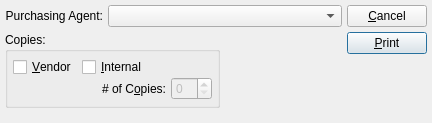
<?xml version="1.0" encoding="UTF-8"?>
<ui version="4.0">
 <comment>This file is part of the xTuple ERP: PostBooks Edition, a free and
open source Enterprise Resource Planning software suite,
Copyright (c) 1999-2019 by OpenMFG LLC, d/b/a xTuple.
It is licensed to you under the Common Public Attribution License
version 1.0, the full text of which (including xTuple-specific Exhibits)
is available at www.xtuple.com/CPAL.  By using this software, you agree
to be bound by its terms.</comment>
 <class>printPurchaseOrdersByAgent</class>
 <widget class="QDialog" name="printPurchaseOrdersByAgent">
  <property name="geometry">
   <rect>
    <x>0</x>
    <y>0</y>
    <width>432</width>
    <height>123</height>
   </rect>
  </property>
  <property name="windowTitle">
   <string>Print Purchase Orders by Purchasing Agent</string>
  </property>
  <layout class="QVBoxLayout">
   <property name="spacing">
    <number>0</number>
   </property>
   <property name="margin">
    <number>5</number>
   </property>
   <item>
    <layout class="QHBoxLayout">
     <property name="spacing">
      <number>5</number>
     </property>
     <property name="margin">
      <number>0</number>
     </property>
     <item>
      <layout class="QVBoxLayout">
       <property name="spacing">
        <number>5</number>
       </property>
       <property name="margin">
        <number>0</number>
       </property>
       <item>
        <layout class="QHBoxLayout">
         <property name="spacing">
          <number>5</number>
         </property>
         <property name="margin">
          <number>0</number>
         </property>
         <item>
          <widget class="QLabel" name="_purchasingAgentLit">
           <property name="text">
            <string>Purchasing Agent:</string>
           </property>
           <property name="alignment">
            <set>Qt::AlignRight|Qt::AlignTrailing|Qt::AlignVCenter</set>
           </property>
          </widget>
         </item>
         <item>
          <widget class="XComboBox" name="_agent">
           <property name="sizePolicy">
            <sizepolicy hsizetype="Expanding" vsizetype="Fixed">
             <horstretch>0</horstretch>
             <verstretch>0</verstretch>
            </sizepolicy>
           </property>
          </widget>
         </item>
        </layout>
       </item>
       <item>
        <layout class="QHBoxLayout">
         <property name="spacing">
          <number>0</number>
         </property>
         <property name="margin">
          <number>0</number>
         </property>
         <item>
          <widget class="QGroupBox" name="_copiesGroup">
           <property name="title">
            <string>Copies:</string>
           </property>
           <layout class="QHBoxLayout">
            <property name="spacing">
             <number>5</number>
            </property>
            <property name="margin">
             <number>5</number>
            </property>
            <item>
             <layout class="QVBoxLayout">
              <property name="spacing">
               <number>0</number>
              </property>
              <property name="margin">
               <number>0</number>
              </property>
              <item>
               <widget class="QCheckBox" name="_vendorCopy">
                <property name="text">
                 <string>&amp;Vendor</string>
                </property>
               </widget>
              </item>
              <item>
               <spacer>
                <property name="orientation">
                 <enum>Qt::Vertical</enum>
                </property>
                <property name="sizeType">
                 <enum>QSizePolicy::MinimumExpanding</enum>
                </property>
                <property name="sizeHint" stdset="0">
                 <size>
                  <width>20</width>
                  <height>20</height>
                 </size>
                </property>
               </spacer>
              </item>
             </layout>
            </item>
            <item>
             <layout class="QVBoxLayout">
              <property name="spacing">
               <number>0</number>
              </property>
              <property name="margin">
               <number>0</number>
              </property>
              <item>
               <widget class="QCheckBox" name="_internalCopy">
                <property name="text">
                 <string>&amp;Internal</string>
                </property>
               </widget>
              </item>
              <item>
               <layout class="QHBoxLayout">
                <property name="spacing">
                 <number>0</number>
                </property>
                <property name="margin">
                 <number>0</number>
                </property>
                <item>
                 <spacer>
                  <property name="orientation">
                   <enum>Qt::Horizontal</enum>
                  </property>
                  <property name="sizeType">
                   <enum>QSizePolicy::Expanding</enum>
                  </property>
                  <property name="sizeHint" stdset="0">
                   <size>
                    <width>20</width>
                    <height>20</height>
                   </size>
                  </property>
                 </spacer>
                </item>
                <item>
                 <layout class="QHBoxLayout">
                  <property name="spacing">
                   <number>5</number>
                  </property>
                  <property name="margin">
                   <number>0</number>
                  </property>
                  <item>
                   <widget class="QLabel" name="_numOfCopiesLit">
                    <property name="text">
                     <string># of C&amp;opies:</string>
                    </property>
                    <property name="alignment">
                     <set>Qt::AlignRight|Qt::AlignTrailing|Qt::AlignVCenter</set>
                    </property>
                    <property name="buddy">
                     <cstring>_numOfCopies</cstring>
                    </property>
                   </widget>
                  </item>
                  <item>
                   <widget class="QSpinBox" name="_numOfCopies">
                    <property name="enabled">
                     <bool>false</bool>
                    </property>
                   </widget>
                  </item>
                 </layout>
                </item>
               </layout>
              </item>
             </layout>
            </item>
           </layout>
          </widget>
         </item>
         <item>
          <spacer>
           <property name="orientation">
            <enum>Qt::Horizontal</enum>
           </property>
           <property name="sizeType">
            <enum>QSizePolicy::Expanding</enum>
           </property>
           <property name="sizeHint" stdset="0">
            <size>
             <width>20</width>
             <height>20</height>
            </size>
           </property>
          </spacer>
         </item>
        </layout>
       </item>
      </layout>
     </item>
     <item>
      <layout class="QVBoxLayout">
       <property name="spacing">
        <number>0</number>
       </property>
       <property name="margin">
        <number>0</number>
       </property>
       <item>
        <layout class="QVBoxLayout">
         <property name="spacing">
          <number>5</number>
         </property>
         <property name="margin">
          <number>0</number>
         </property>
         <item>
          <widget class="QPushButton" name="_close">
           <property name="text">
            <string>&amp;Cancel</string>
           </property>
          </widget>
         </item>
         <item>
          <widget class="QPushButton" name="_print">
           <property name="enabled">
            <bool>true</bool>
           </property>
           <property name="text">
            <string>&amp;Print</string>
           </property>
           <property name="autoDefault">
            <bool>true</bool>
           </property>
           <property name="default">
            <bool>true</bool>
           </property>
          </widget>
         </item>
        </layout>
       </item>
       <item>
        <spacer>
         <property name="orientation">
          <enum>Qt::Vertical</enum>
         </property>
         <property name="sizeType">
          <enum>QSizePolicy::MinimumExpanding</enum>
         </property>
         <property name="sizeHint" stdset="0">
          <size>
           <width>20</width>
           <height>20</height>
          </size>
         </property>
        </spacer>
       </item>
      </layout>
     </item>
    </layout>
   </item>
   <item>
    <spacer>
     <property name="orientation">
      <enum>Qt::Vertical</enum>
     </property>
     <property name="sizeType">
      <enum>QSizePolicy::Expanding</enum>
     </property>
     <property name="sizeHint" stdset="0">
      <size>
       <width>20</width>
       <height>20</height>
      </size>
     </property>
    </spacer>
   </item>
  </layout>
 </widget>
 <layoutdefault spacing="5" margin="5"/>
 <customwidgets>
  <customwidget>
   <class>XComboBox</class>
   <extends>QComboBox</extends>
   <header>xcombobox.h</header>
  </customwidget>
 </customwidgets>
 <tabstops>
  <tabstop>_agent</tabstop>
  <tabstop>_vendorCopy</tabstop>
  <tabstop>_internalCopy</tabstop>
  <tabstop>_numOfCopies</tabstop>
  <tabstop>_print</tabstop>
  <tabstop>_close</tabstop>
 </tabstops>
 <resources/>
 <connections>
  <connection>
   <sender>_close</sender>
   <signal>clicked()</signal>
   <receiver>printPurchaseOrdersByAgent</receiver>
   <slot>reject()</slot>
   <hints>
    <hint type="sourcelabel">
     <x>20</x>
     <y>20</y>
    </hint>
    <hint type="destinationlabel">
     <x>20</x>
     <y>20</y>
    </hint>
   </hints>
  </connection>
  <connection>
   <sender>_internalCopy</sender>
   <signal>toggled(bool)</signal>
   <receiver>_numOfCopies</receiver>
   <slot>setEnabled(bool)</slot>
   <hints>
    <hint type="sourcelabel">
     <x>20</x>
     <y>20</y>
    </hint>
    <hint type="destinationlabel">
     <x>20</x>
     <y>20</y>
    </hint>
   </hints>
  </connection>
 </connections>
</ui>
